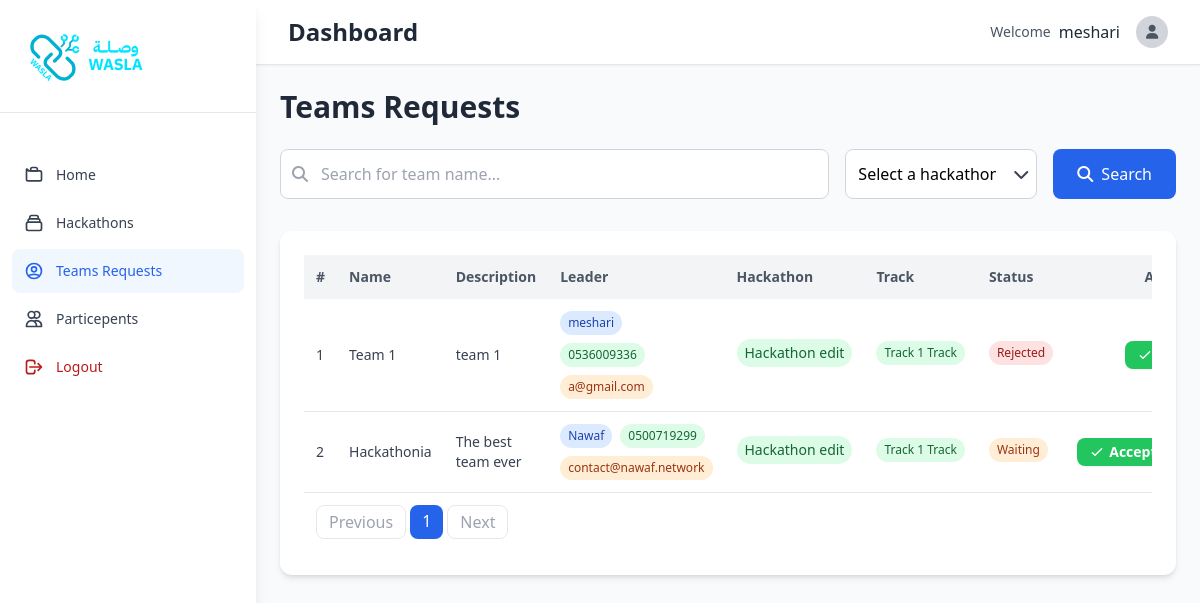
Page /dashboard/teams_requests/ (signed in) on the earlier database version.
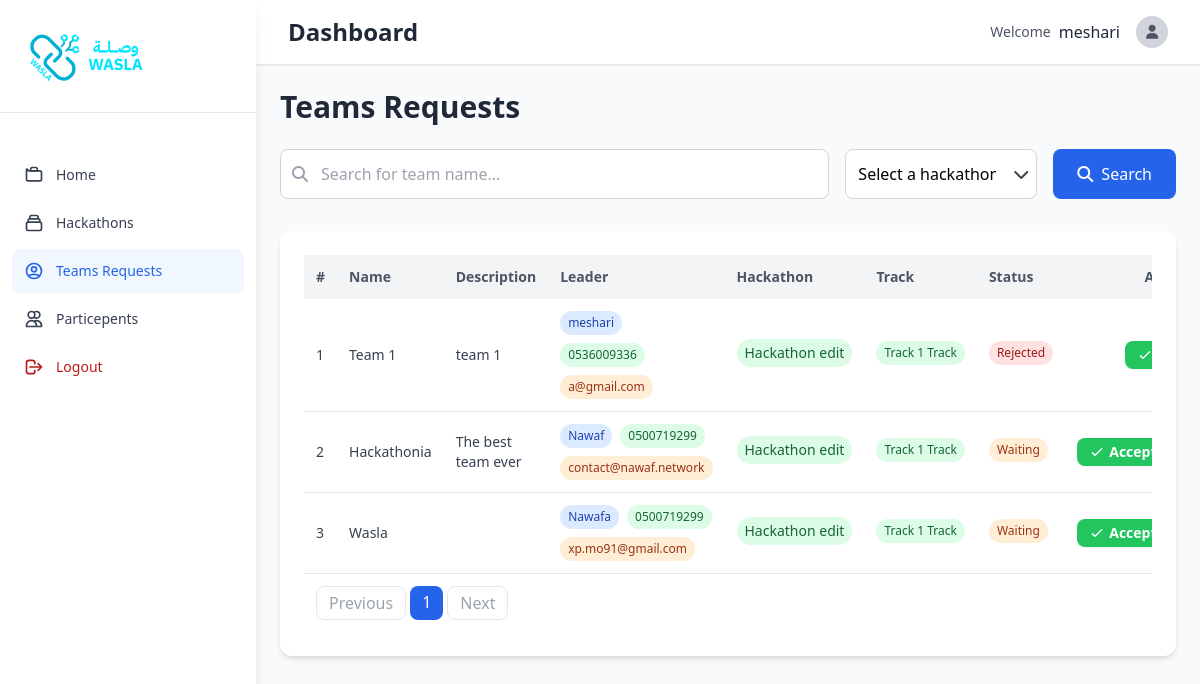
Same page on the later database version.
### dashboard/models.py (models this page shows, shortened)
class Team(models.Model):
    name = models.CharField(max_length=100)
    description = models.TextField()
    leader = models.ForeignKey(User, on_delete=models.CASCADE, related_name='team_leader')
    created_at = models.DateTimeField(auto_now_add=True)
    hackathon = models.ForeignKey(Hackathon, on_delete=models.CASCADE, related_name="hackathon_team")
    track = models.ForeignKey(HackathonTrack, on_delete=models.CASCADE, related_name="hackathon_team_track")
    status = models.CharField(choices=HackathonTeamStatusChoices.choices, max_length=100, default=HackathonTeamStatusChoices.WAITING)

class Profile(models.Model):
    user = models.OneToOneField(User, on_delete=models.CASCADE, related_name='user_profile')
    phone_number = models.CharField(max_length=15,null=True,blank=True)
    github = models.URLField(null=True,blank=True)
    portfolio = models.URLField(null=True,blank=True)
    behance = models.URLField(null=True,blank=True)
    discord = models.CharField(max_length=100,null=True,blank=True)
    skills = models.TextField(max_length=300,null=True, blank=True)
    bio = models.TextField(max_length=500,null=True, blank=True)
    country = models.CharField(max_length=100)
    city = models.CharField(max_length=100)
    linkedin = models.URLField(null=True,blank=True)
    role = models.CharField(max_length=100,null=True,blank=True)
    account_type = models.CharField(max_length=50, choices=ACCOUNT_CHOICES, default='personal')

class Hackathon(models.Model):
    title = models.CharField(max_length=100)
    location = models.CharField(max_length=100)
    description = models.TextField()
    logo = models.ImageField(upload_to="hackathons_logos/",default='hackathons_logos/default.svg')
    start_date = models.DateField()
    end_date = models.DateField()
    max_team_size = models.IntegerField()
    min_team_size = models.IntegerField()
    status = models.CharField(choices=HackathonStatusChoices.choices,max_length=50)
    created_at = models.DateTimeField(auto_now_add=True)
    organization = models.ForeignKey(User, on_delete=models.CASCADE, related_name="hackathon_organization")
    current_stage = models.ForeignKey('HackathonStage', on_delete=models.SET_NULL, null=True, blank=True, related_name="current_stage")

class HackathonTrack(models.Model):
      name = models.CharField(max_length=100)
      description = models.TextField()
      hackathon = models.ForeignKey(Hackathon,on_delete=models.CASCADE, related_name="hackathon_track")
      def __str__(self):
        return f"{self.name} Track"

### dashboard/views.py (the view)
# urls.py: path('teams_requests/', views.dashboard_teams_requests_view, name="dashboard_teams_requests_view"),
def dashboard_teams_requests_view(request:HttpRequest):
    if not request.user.is_authenticated or not request.user.user_profile.account_type == 'organization':
        return redirect("accounting:accounting_signin")
    hackathons = models.Hackathon.objects.filter(organization=request.user)
    teams_requests = models.Team.objects.filter(
    hackathon__organization=request.user
).exclude(status=models.HackathonTeamStatusChoices.ACCEPTED)
    search_name = request.GET.get("search")
    hackathon_id = request.GET.get("hackathon")
    if search_name:
        teams_requests = teams_requests.filter(
        Q(name__contains=search_name)
    )
    if hackathon_id and hackathon_id.isdigit():
        teams_requests = teams_requests.filter(hackathon__id=hackathon_id)
    paginator = Paginator(teams_requests, 10)
    page_number = request.GET.get('page')
    page_obj = paginator.get_page(page_number)
    return render(request, 'teams_requests.html', {
        "teams_requests":page_obj,
        "hackathons":hackathons
    })

### dashboard/templates/teams_requests.html (shortened to what the changed rows need)
{% extends 'base.html' %}
{% load static %}
{% block content %}
              <div class=" mx-auto p-6">
                <h1 class="text-3xl font-bold text-gray-800 mb-6">Teams Requests</h1>
                <div class="bg-white rounded-xl shadow-md p-6">
                <div class="overflow-x-auto">
                  <table class="w-full border-collapse">
                    <thead>
                      <tr class="bg-gray-100 text-left text-gray-600 text-sm">
                        <th class="p-3">#</th>
                        <th class="p-3">Name</th>
                        <th class="p-3">Description</th>
                        <th class="p-3">Leader</th>
                        <th class="p-3">Hackathon</th>
                        <th class="p-3">Track</th>
                        <th class="p-3">Status</th>
                        <th class="p-3 text-center">Actions</th>
                      </tr>
                    </thead>
                    <tbody class="text-gray-700 text-sm">
                      {% for team in teams_requests %}
                      <tr class="border-b hover:bg-gray-50">
                        <td class="p-3 font-medium">{{forloop.counter}}</td>
                        <td class="p-3 font-medium">{{team.name}}</td>
                        <td class="p-3 font-small">{{team.description}}</td>
                        <td class="p-3">
                          <div class="flex flex-col sm:flex-row sm:flex-wrap gap-2">
                            <span class="px-2 py-1 text-xs bg-blue-100 text-blue-800 rounded-full">
                              {{team.leader.first_name}}
                            </span>
                            <span class="px-2 py-1 text-xs bg-green-100 text-green-800 rounded-full">
                              {{team.leader.user_profile.phone_number}}
                            </span>
                            <span class="px-2 py-1 text-xs bg-orange-100 text-orange-800 rounded-full">
                              {{team.leader.email}}
                            </span>
                          </div>
                        </td>
                         <td class="p-3">
                          <span class="px-2 py-1 text-[10px] sm:text-xs md:text-sm inline-block truncate bg-green-100 text-green-800 rounded-full">{{team.hackathon.title}}</span>
                         </td>
                         <td class="p-3">
                          <span class="px-2 py-1 text-xs bg-green-100 text-green-800 inline-block truncate rounded-full">{{team.track}}</span>
                         </td>
                         <td class="p-3">
                          {% if team.status == 'WAITING' %}
                          <span class="px-2 py-1 text-xs bg-orange-100 text-orange-800 inline-block truncate rounded-full">Waiting</span>
                          {% elif team.status == 'REJECTED' %}
                          <span class="px-2 py-1 text-xs bg-red-100 text-red-800 inline-block truncate rounded-full">Rejected</span>
                          {% endif %}
                         </td>
                         <td class="p-3 text-center">
                          <div class="inline-flex space-x-2">
                            <a href="{% url 'dashboard:dashboard_accept_team_view' team.id %}"
                               class="flex items-center justify-center px-3 py-1 bg-green-500 hover:bg-green-600 text-white text-sm font-semibold rounded-lg shadow-sm transition-all">
                              <svg xmlns="http://www.w3.org/2000/svg" class="h-4 w-4 mr-1" fill="none" viewBox="0 0 24 24" stroke="currentColor">
                                <path stroke-linecap="round" stroke-linejoin="round" stroke-width="2" d="M5 13l4 4L19 7" />
                              </svg>
                              Accept
                            </a>
                          </div>
                        </td>
                      </tr>
                      {% endfor %}
                    </tbody>
                  </table>
                </div>
                <div class="flex space-x-1 m-3">
                  {% if teams_requests.has_previous %}
                  <a href="?page={{ teams_requests.previous_page_number }}" class="px-3 py-1 rounded-lg border border-gray-200 text-gray-600 hover:bg-gray-50">Previous</a>
                  {% else %}
                  <span class="px-3 py-1 rounded-lg border border-gray-200 text-gray-400 cursor-not-allowed">Previous</span>
                  {% endif %}
                  {% for page_num in teams_requests.paginator.page_range %}
                  {% if teams_requests.number == page_num %}
                      <span class="px-3 py-1 rounded-lg bg-blue-600 text-white">{{ page_num }}</span>
                  {% else %}
                      <a href="?page={{ page_num }}" class="px-3 py-1 rounded-lg border border-gray-200 text-gray-600 hover:bg-gray-50">{{ page_num }}</a>
                  {% endif %}
                  {% endfor %}
                  {% if teams_requests.has_next %}
                  <a href="?page={{ teams_requests.next_page_number }}" class="px-3 py-1 rounded-lg border border-gray-200 text-gray-600 hover:bg-gray-50">Next</a>
                  {% else %}
                  <span class="px-3 py-1 rounded-lg border border-gray-200 text-gray-400 cursor-not-allowed">Next</span>
                  {% endif %}
              </div>
              </div>
        </div>
{% endblock %}

Differences in the rows shown:
added Team: name "Wasla", leader.first_name "Nawafa", leader.user_profile.phone_number "0500719299", leader.email "xp.mo91@gmail.com", hackathon "Hackathon edit", track "Track 1 Track", status "Waiting"
